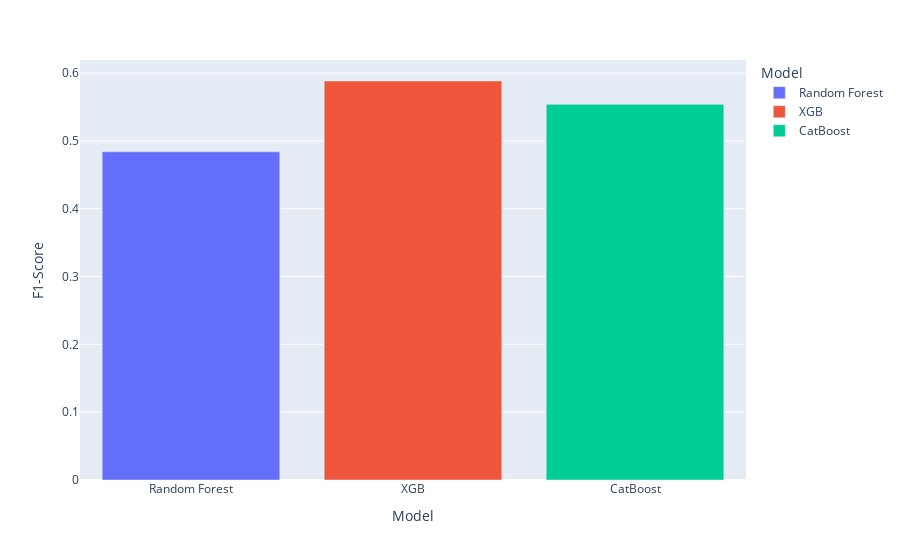

Notebook code for this chart:
### Code cell
px.bar(df_phase_1,x='Model',y='F1-Score',color='Model')

### Figure 1 — Plotly figure (JSON) as saved in the notebook; plotly's stock layout.template omitted (floating-point values rounded to 4 significant figures)
{"data": [{"alignmentgroup": "True", "hovertemplate": "Model=%{x}<br>F1-Score=%{y}<extra></extra>", "legendgroup": "Random Forest", "marker": {"color": "#636efa", "pattern": {"shape": ""}}, "name": "Random Forest", "offsetgroup": "Random Forest", "orientation": "v", "showlegend": true, "textposition": "auto", "type": "bar", "x": ["Random Forest"], "xaxis": "x", "y": [0.4839], "yaxis": "y"}, {"alignmentgroup": "True", "hovertemplate": "Model=%{x}<br>F1-Score=%{y}<extra></extra>", "legendgroup": "XGB", "marker": {"color": "#EF553B", "pattern": {"shape": ""}}, "name": "XGB", "offsetgroup": "XGB", "orientation": "v", "showlegend": true, "textposition": "auto", "type": "bar", "x": ["XGB"], "xaxis": "x", "y": [0.5882], "yaxis": "y"}, {"alignmentgroup": "True", "hovertemplate": "Model=%{x}<br>F1-Score=%{y}<extra></extra>", "legendgroup": "CatBoost", "marker": {"color": "#00cc96", "pattern": {"shape": ""}}, "name": "CatBoost", "offsetgroup": "CatBoost", "orientation": "v", "showlegend": true, "textposition": "auto", "type": "bar", "x": ["CatBoost"], "xaxis": "x", "y": [0.5538], "yaxis": "y"}], "layout": {"barmode": "relative", "legend": {"title": {"text": "Model"}, "tracegroupgap": 0}, "margin": {"t": 60}, "xaxis": {"anchor": "y", "categoryarray": ["Random Forest", "XGB", "CatBoost"], "categoryorder": "array", "domain": [0, 1], "title": {"text": "Model"}}, "yaxis": {"anchor": "x", "domain": [0, 1], "title": {"text": "F1-Score"}}}}
